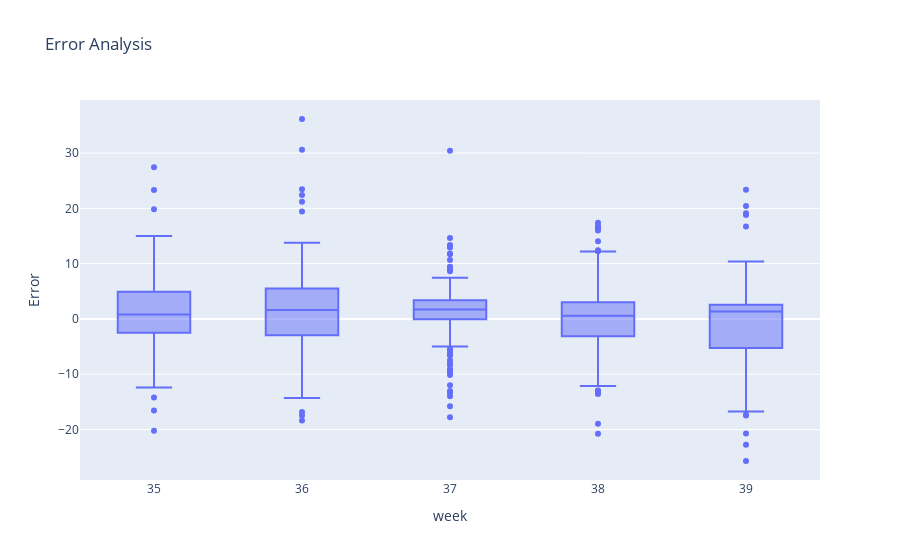

The notebook cell this image was saved under:
### Code cell
ex.box(df,
       x='week',
       y='error4',
       title='Error Analysis',
       hover_name='error4',
       hover_data=['error4'],
       )

### Figure 1 — Plotly figure (JSON) as saved in the notebook; plotly's stock layout.template omitted (floating-point values rounded to 4 significant figures; data arrays with more than 128 entries replaced by an {"elided": "..."} marker saying what was removed)
{"data": [{"alignmentgroup": "True", "hovertemplate": "<b>%{hovertext}</b><br><br>week=%{x}<br>Error=%{y}<extra></extra>", "hovertext": {"elided": "730 float values"}, "legendgroup": "", "marker": {"color": "#636efa"}, "name": "", "notched": false, "offsetgroup": "", "orientation": "v", "showlegend": false, "type": "box", "x": {"elided": "730 int values"}, "x0": " ", "xaxis": "x", "y": {"elided": "730 float values"}, "y0": " ", "yaxis": "y"}], "layout": {"boxmode": "group", "legend": {"tracegroupgap": 0}, "title": {"text": "Error Analysis"}, "xaxis": {"anchor": "y", "domain": [0, 1], "title": {"text": "week"}}, "yaxis": {"anchor": "x", "domain": [0, 1], "title": {"text": "Error"}}}}
